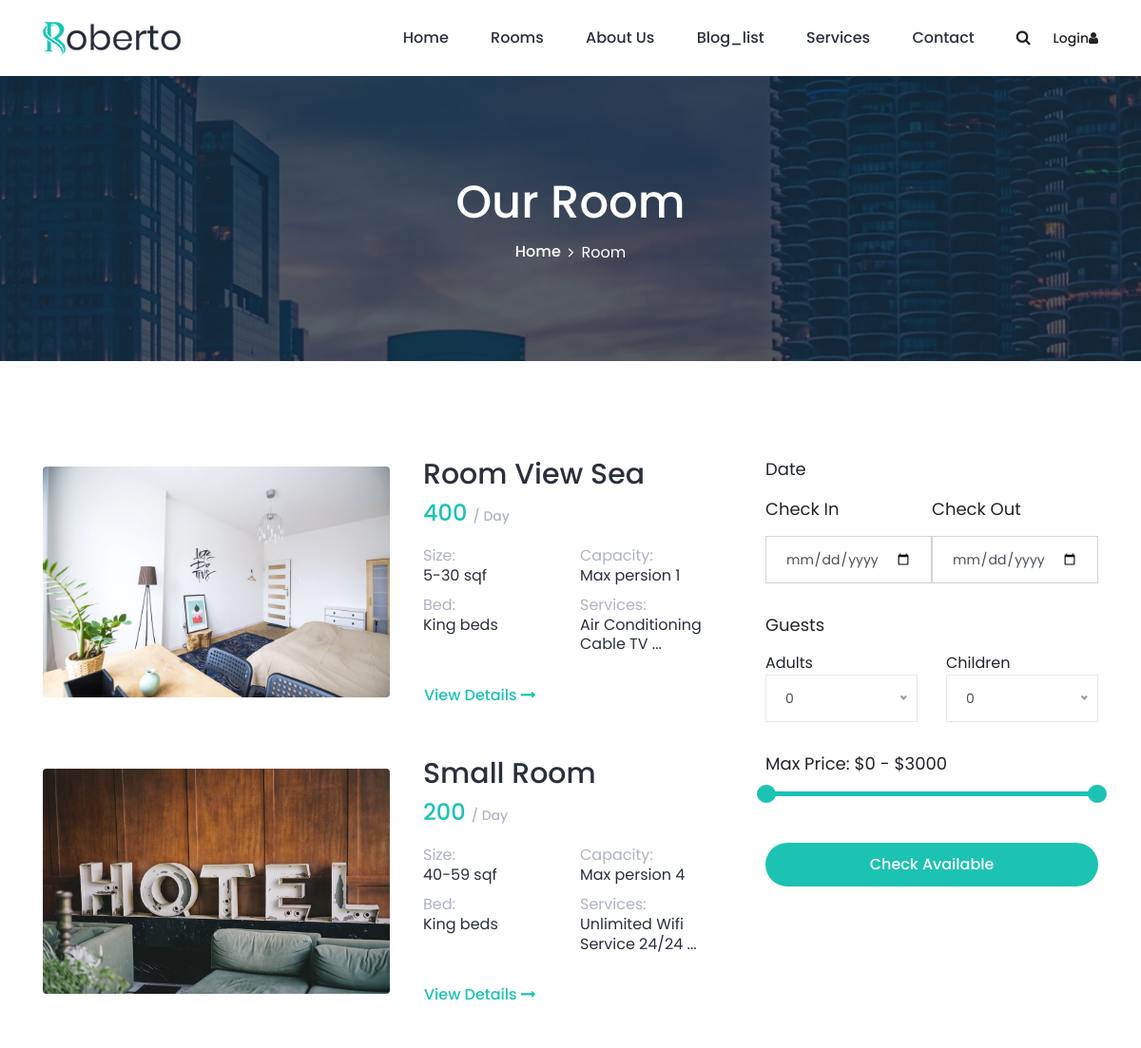
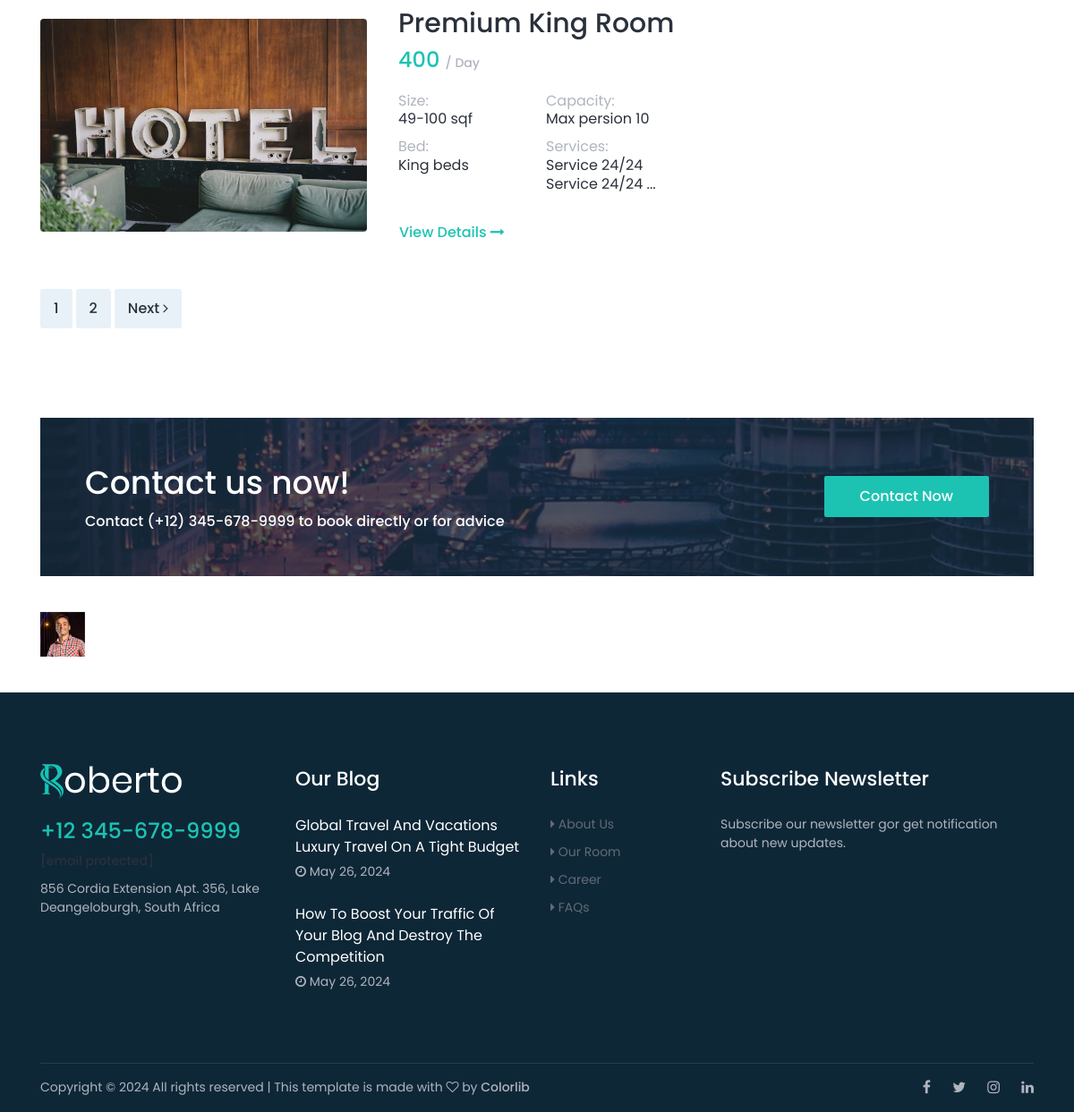
The app's page /rooms/rooms_list/ with its own data (2 pictures, top to bottom).
### apps/rooms/models.py (models this page shows, shortened)
class Room(BaseModel):
    name = models.CharField(max_length=123)
    price = models.IntegerField(default=100)
    max_person = models.IntegerField(default=1)
    size_a = models.IntegerField()
    size_b = models.IntegerField()
    bed = models.CharField(max_length=123, null=True, blank=True)
    slug = models.SlugField(unique=True, null=True, blank=True)
    room_number1 = models.IntegerField()

class Image(BaseModel):
    image = models.ImageField(upload_to='rooms/',)
    room = models.ForeignKey(Room, on_delete=models.CASCADE, related_name='room_image')

class RoomService(BaseModel):
    room = models.ForeignKey(Room, on_delete=models.CASCADE, related_name='services_room')
    name = models.CharField(max_length=123)
    image = models.ImageField(upload_to='rooms/service/')

### apps/main/models.py (models this page shows, shortened)
class BaseModel(models.Model):
    create_date = models.DateTimeField(auto_now_add=True)
    modified_date = models.DateTimeField(auto_now=True)
    class Meta:
        abstract = True

class Partner(BaseModel):
    name = models.CharField(max_length=123, null=True, blank=True)
    image = models.ImageField(upload_to='partner/')

### apps/blog/models.py (models this page shows, shortened)
class BlogPost(BaseModel):
    author = models.ForeignKey(Profile, on_delete=models.CASCADE, related_name='blog_author', default=1, null=True, blank=True)
    name = models.CharField(max_length=123)
    image = models.ImageField(upload_to='media/',)
    tags = models.ManyToManyField(Tag, related_name='blog_tag')
    slug = models.SlugField(unique=True,)

### apps/rooms/views.py (the view, shortened to what this page needs)
# urls.py: path('rooms_list/', room_list, name='rooms_list'),
def room_list(request):
    rooms = Room.objects.all()
    page = request.GET.get('page',)
    check_in = request.GET.get('checkin-date')
    check_out = request.GET.get('checkout-date')
    max_adults = request.GET.get('adults')
    max_children = request.GET.get('children')
    price = request.GET.get('price')
    room_number = request.GET.get('room_number')
    paginator = Paginator(rooms, 3)
    page_obj = paginator.get_page(page)
    cnt = {
        'object_list': page_obj,
    }
    return render(request, 'rooms/room.html', cnt)

### apps/blog/templatetags/footer.py (called while the page is built)
@register.simple_tag
def footer1():
    return BlogPost.objects.order_by('-id')[:2]

### apps/blog/templatetags/partner.py (called while the page is built)
@register.simple_tag()
def partner():
    return Partner.objects.all()

### utils/get_username.py (called while the page is built)
def get_user_username(request):
    if  request.user.is_authenticated:
        return {"get_username": request.user.username}
    return {"get_username": "unauthorized"}

### templates/rooms/room.html (shortened to what this page needs)
{% extends 'base.html' %}
{% load static %}
{% block content %}
    <div class="breadcrumb-area bg-img bg-overlay jarallax"
         style="background-image: url({% static 'img/bg-img/1.jpg' %});">
        <div class="container h-100">
            <div class="row h-100 align-items-center">
                <div class="col-12">
                    <div class="breadcrumb-content text-center">
                        <h2 class="page-title">Our Room</h2>
                        <nav aria-label="breadcrumb">
                            <ol class="breadcrumb justify-content-center">
                                <li class="breadcrumb-item"><a href="{% url 'main:home' %}">Home</a></li>
                                <li class="breadcrumb-item active" aria-current="page">Room</li>
                            </ol>
                        </nav>
                    </div>
                </div>
            </div>
        </div>
    </div>
    <div class="roberto-rooms-area section-padding-100-0">
        <div class="container">
            <div class="row">
                <div class="col-12 col-lg-8">
                    {% for object in object_list %}
                        <div class="single-room-area d-flex align-items-center mb-50 wow fadeInUp"
                             data-wow-delay="100ms">
                            <div class="room-thumbnail">
                                <img src="{{ object.room_image.first.image.url }}" alt>
                            </div>
                            <div class="room-content">
                                <h2>{{ object.name }}</h2>
                                <h4>{{ object.price }} <span>/ Day</span></h4>
                                <div class="room-feature">
                                    <h6>Size: <span>{{ object.size_a }}-{{ object.size_b }} sqf</span></h6>
                                    <h6>Capacity: <span>Max persion {{ object.max_person }}</span></h6>
                                    <h6>Bed: <span>{{ object.bed }}</span></h6>
                                    <h6>Services:
                                        <span>{{ object.services_room.first.name }} <br>{{ object.services_room.last.name }} ...</span>
                                    </h6>
                                </div>
                                <a href="{% url 'rooms:room_detail' object.slug %}" class="btn view-detail-btn">View
                                    Details <i class="fa fa-long-arrow-right"
                                               aria-hidden="true"></i></a>
                            </div>
                        </div>
                    {% endfor %}
                    <nav class="roberto-pagination wow fadeInUp mb-100" data-wow-delay="600ms">
                        <ul class="pagination">
                            {% for page in object_list.paginator.page_range %}
                                <li class="page-item"><a class="page-link" href="?page={{ page }}">{{ page }}</a></li>
                            {% endfor %}
                            {% if object_list.has_next %}
                                <li class="page-item">
                                <a class="page-link" href="?page={{ object_list.next_page_number }}">Next <i
                                        class="fa fa-angle-right"></i></a>
                            {% endif %}
                            </li>
                        </ul>
                    </nav>
                </div>
                <div class="col-12 col-lg-4">
                    <div class="hotel-reservation--area mb-100">
                        <form action="{% url 'rooms:rooms_list' %}" method="get">
                            <div class="form-group mb-30">
                                <label for="checkInDate">Date</label>
                                <div class="input-daterange" id="datepicker">
                                    <div class="row no-gutters">
                                        <div class="col-6">
                                            <label for="checkIn">Check In</label>
                                            <input type="date" class="form-control" id="checkIn" name="checkin-date">
                                        </div>
                                        <div class="col-6">
                                            <label for="checkOut">Check Out</label>
                                            <input type="date" class="form-control" id="checkOut" name="checkout-date">
                                        </div>
                                    </div>
                                </div>
                            </div>
                            <div class="form-group mb-30">
                                <label for="guests">Guests</label>
                                <div class="row">
                                    <div class="col-6">
                                        <option value="adults">Adults</option>
                                    </div>
                                    <div class="col-6">
                                        <option value="children">Children</option>
                                    </div>
                                </div>
                            </div>
                            <div class="form-group mb-50">
                                <div class="slider-range">
                                    <div class="range-price">Max Price: $0 - $3000</div>
                                    <div data-min="0" data-max="3000" data-unit="$"
                                         class="slider-range-price ui-slider ui-slider-horizontal ui-widget ui-widget-content ui-corner-all"
                                         data-value-min="0" data-value-max="3000" data-label-result="Max Price: ">
                                        <span class="ui-slider-handle ui-state-default ui-corner-all"
                                              tabindex="0"></span>
                                        <span class="ui-slider-handle ui-state-default ui-corner-all"
                                              tabindex="0"></span>
                                    </div>
                                </div>
                            </div>
                            <div class="form-group">
                                <button type="submit" class="btn roberto-btn w-100">Check Available</button>
                            </div>
                        </form>
                    </div>
                </div>
            </div>
        </div>
    </div>
{% endblock %}

### templates/footer.html (shortened to what this page needs)
{% load static %}
{% load footer %}
{% footer1 as footer %}
{% load partner %}
{% partner as partners %}
<section class="roberto-cta-area">
    <div class="container">
        <div class="cta-content bg-img bg-overlay jarallax"
             style="background-image: url({% static 'img/bg-img/1.jpg' %});">
            <div class="row align-items-center">
                <div class="col-12 col-md-7">
                    <div class="cta-text mb-50">
                        <h2>Contact us now!</h2>
                        <h6>Contact (+12) 345-678-9999 to book directly or for advice</h6>
                    </div>
                </div>
                <div class="col-12 col-md-5 text-right">
                    <a href="#" class="btn roberto-btn mb-50">Contact Now</a>
                </div>
            </div>
        </div>
    </div>
</section>
<div class="partner-area">
    <div class="container">
        <div class="row">
            <div class="col-12">
                <div class="partner-logo-content d-flex align-items-center justify-content-between wow fadeInUp"
                     data-wow-delay="300ms">
                    {% for partner in partners %}
                        <a href="." class="partner-logo"><img src="{{ partner.image.url }}" alt></a>
                    {% endfor %}
                </div>
            </div>
        </div>
    </div>
</div>
<footer class="footer-area section-padding-80-0">
    <div class="main-footer-area">
        <div class="container">
            <div class="row align-items-baseline justify-content-between">
                <div class="col-12 col-sm-6 col-lg-3">
                    <div class="single-footer-widget mb-80">
                        <a href="#" class="footer-logo"><img src="{% static 'img/core-img/logo2.png' %}" alt></a>
                        <h4>+12 345-678-9999</h4>
                        <span><a href="https://preview.colorlib.com/cdn-cgi/l/email-protection" class="__cf_email__"
                                 data-cfemail="ce87a0a8a1e0ada1a2a1bca2a7ac8ea9a3afa7a2e0ada1a3">[email&#160;protected]</a></span>
                        <span>856 Cordia Extension Apt. 356, Lake Deangeloburgh, South Africa</span>
                    </div>
                </div>
                <div class="col-12 col-sm-6 col-lg-3">
                    <div class="single-footer-widget mb-80">
                        <h5 class="widget-title">Our Blog</h5>
                        {% for object in footer %}
                            <div class="latest-blog-area">
                                <a href="#" class="post-title">{{ object.name }}</a>
                                <span class="post-date"><i class="fa fa-clock-o"
                                                           aria-hidden="true"></i> {{ object.create_date|date:"M d, Y" }}</span>
                            </div>
                        {% endfor %}
                    </div>
                </div>
                <div class="col-12 col-sm-4 col-lg-2">
                    <div class="single-footer-widget mb-80">
                        <h5 class="widget-title">Links</h5>
                        <ul class="footer-nav">
                            <li><a href="{% url 'main:about' %}"><i class="fa fa-caret-right" aria-hidden="true"></i> About Us</a></li>
                            <li><a href="{% url 'rooms:rooms_list' %}"><i class="fa fa-caret-right" aria-hidden="true"></i> Our Room</a></li>
                            <li><a href="{% url 'main:home' %}"><i class="fa fa-caret-right" aria-hidden="true"></i> Career</a></li>
                            <li><a href="{% url 'main:home' %}"><i class="fa fa-caret-right" aria-hidden="true"></i> FAQs</a></li>
                        </ul>
                    </div>
                </div>
                <div class="col-12 col-sm-8 col-lg-4">
                    <div class="single-footer-widget mb-80">
                        <h5 class="widget-title">Subscribe Newsletter</h5>
                        <span>Subscribe our newsletter gor get notification about new updates.</span>
                    </div>
                </div>
            </div>
        </div>
    </div>
    <div class="container">
        <div class="copywrite-content">
            <div class="row align-items-center">
                <div class="col-12 col-md-8">
                    <div class="copywrite-text">
                        <p>
                            Copyright &copy;
                            All rights reserved | This template is made with <i class="fa fa-heart-o"
                                                                                aria-hidden="true"></i> by <a
                                href="https://colorlib.com/" target="_blank">Colorlib</a>
                        </p>
                    </div>
                </div>
                <div class="col-12 col-md-4">
                    <div class="social-info">
                        <a target="_blank" href="https://github.com/Khudoykulov"><i class="fa fa-facebook"
                                                                                    aria-hidden="true"></i></a>
                        <a target="_blank" href="https://github.com/Khudoykulov"><i class="fa fa-twitter"
                                                                                    aria-hidden="true"></i></a>
                        <a target="_blank" href="https://github.com/Khudoykulov"><i
                                class="fa fa-instagram" aria-hidden="true"></i></a>
                        <a target="_blank" href="https://github.com/Khudoykulov"><i class="fa fa-linkedin"
                                                                                    aria-hidden="true"></i></a>
                    </div>
                </div>
            </div>
        </div>
    </div>
</footer>

### static/css/default-assets/classy-nav.css (style rules this page uses)
.justify-content-between { -webkit-box-pack: justify; -ms-flex-pack: justify; justify-content: space-between; }
.justify-content-center { -webkit-box-pack: center; -ms-flex-pack: center; justify-content: center; }

### records on screen
Room: room_image.first.image (picture), name "Room View Sea", price "400", size_a "5", size_b "30", max_person "1", bed "King beds", services_room.first.name "Air Conditioning", services_room.last.name "Cable TV"
Room: room_image.first.image (picture), name "Small Room", price "200", size_a "40", size_b "59", max_person "4", bed "King beds", services_room.first.name "Unlimited Wifi", services_room.last.name "Service 24/24"
Room: room_image.first.image (picture), name "Premium King Room", price "400", size_a "49", size_b "100", max_person "10", bed "King beds", services_room.first.name "Service 24/24", services_room.last.name "Service 24/24"
Partner: image (picture)
BlogPost: name "Global Travel And Vacations Luxury Travel On A Tight Budget", create_date "May 26, 2024"
BlogPost: name "How To Boost Your Traffic Of Your Blog And Destroy The Competition", create_date "May 26, 2024"

### other values on screen
{{ page }} "1" "2"
